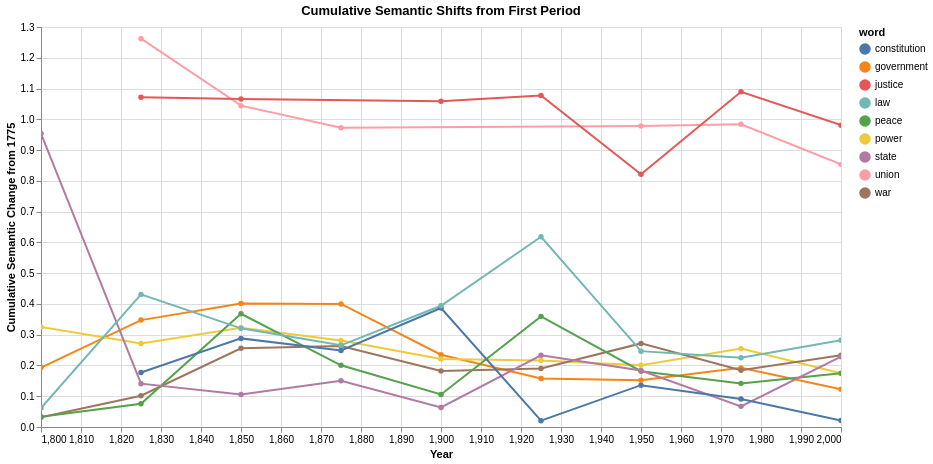

Notebook cell for this chart:
### Code cell
shift_data = []
# Use first period as reference
base_period = periods[0]
base_model = models[base_period]

for current_period in periods[1:]:
    current_model = models[current_period]
    aligner = ProcrustesAligner()
    metrics = aligner.fit(
        base_model.embeddings,
        current_model.embeddings,
        base_model.vocabulary,
        current_model.vocabulary,
    )

    for word in target_words:
        shift = word_shift(aligner, word, base_model.embeddings, current_model.embeddings)
        if shift is not None:
            shift_data.append(
                {"period": current_period, "word": word, "cumulative_shift": shift}
            )

df_cumulative = pd.DataFrame(shift_data)
df_cumulative["year"] = df_cumulative["period"].apply(lambda x: int(x.split("-")[0]))

cumulative_timeline = (
    alt.Chart(df_cumulative)
    .mark_line(point=True)
    .encode(
        x=alt.X("year:Q", title="Year"),
        y=alt.Y("cumulative_shift:Q", title="Cumulative Semantic Change from 1775"),
        color="word:N",
        tooltip=["word", "year", "cumulative_shift"],
    )
    .properties(
        width=800, height=400, title="Cumulative Semantic Shifts from First Period"
    )
    .interactive()
)

cumulative_timeline

### Figure 1 — Vega-Lite specification as saved in the notebook (floating-point values rounded to 4 significant figures)
{"config": {"view": {"continuousWidth": 300, "continuousHeight": 300}}, "data": {"name": "data-f69c17782fb262a58a532ae56bf05e06"}, "mark": {"type": "line", "point": true}, "encoding": {"color": {"field": "word", "type": "nominal"}, "tooltip": [{"field": "word", "type": "nominal"}, {"field": "year", "type": "quantitative"}, {"field": "cumulative_shift", "type": "quantitative"}], "x": {"field": "year", "title": "Year", "type": "quantitative"}, "y": {"field": "cumulative_shift", "title": "Cumulative Semantic Change from 1775", "type": "quantitative"}}, "height": 400, "params": [{"name": "param_1e9efca18e7a2868", "select": {"type": "interval", "encodings": ["x", "y"]}, "bind": "scales"}], "title": "Cumulative Semantic Shifts from First Period", "width": 800, "$schema": "https://vega.github.io/schema/vega-lite/v6.1.0.json", "datasets": {"data-f69c17782fb262a58a532ae56bf05e06": [{"period": "1800-1824", "word": "government", "cumulative_shift": 0.193, "year": 1800}, {"period": "1800-1824", "word": "power", "cumulative_shift": 0.325, "year": 1800}, {"period": "1800-1824", "word": "war", "cumulative_shift": 0.03129, "year": 1800}, {"period": "1800-1824", "word": "peace", "cumulative_shift": 0.0333, "year": 1800}, {"period": "1800-1824", "word": "state", "cumulative_shift": 0.9535, "year": 1800}, {"period": "1800-1824", "word": "law", "cumulative_shift": 0.06139, "year": 1800}, {"period": "1825-1849", "word": "government", "cumulative_shift": 0.3475, "year": 1825}, {"period": "1825-1849", "word": "power", "cumulative_shift": 0.2714, "year": 1825}, {"period": "1825-1849", "word": "war", "cumulative_shift": 0.1016, "year": 1825}, {"period": "1825-1849", "word": "peace", "cumulative_shift": 0.07543, "year": 1825}, {"period": "1825-1849", "word": "union", "cumulative_shift": 1.262, "year": 1825}, {"period": "1825-1849", "word": "state", "cumulative_shift": 0.1408, "year": 1825}, {"period": "1825-1849", "word": "constitution", "cumulative_shift": 0.1774, "year": 1825}, {"period": "1825-1849", "word": "justice", "cumulative_shift": 1.072, "year": 1825}, {"period": "1825-1849", "word": "law", "cumulative_shift": 0.431, "year": 1825}, {"period": "1850-1874", "word": "government", "cumulative_shift": 0.4017, "year": 1850}, {"period": "1850-1874", "word": "power", "cumulative_shift": 0.3223, "year": 1850}, {"period": "1850-1874", "word": "war", "cumulative_shift": 0.2558, "year": 1850}, {"period": "1850-1874", "word": "peace", "cumulative_shift": 0.3678, "year": 1850}, {"period": "1850-1874", "word": "union", "cumulative_shift": 1.044, "year": 1850}, {"period": "1850-1874", "word": "state", "cumulative_shift": 0.1055, "year": 1850}, {"period": "1850-1874", "word": "constitution", "cumulative_shift": 0.288, "year": 1850}, {"period": "1850-1874", "word": "justice", "cumulative_shift": 1.066, "year": 1850}, {"period": "1850-1874", "word": "law", "cumulative_shift": 0.3207, "year": 1850}, {"period": "1875-1899", "word": "government", "cumulative_shift": 0.3999, "year": 1875}, {"period": "1875-1899", "word": "power", "cumulative_shift": 0.2812, "year": 1875}, {"period": "1875-1899", "word": "war", "cumulative_shift": 0.2633, "year": 1875}, {"period": "1875-1899", "word": "peace", "cumulative_shift": 0.2005, "year": 1875}, {"period": "1875-1899", "word": "union", "cumulative_shift": 0.9725, "year": 1875}, {"period": "1875-1899", "word": "state", "cumulative_shift": 0.1503, "year": 1875}, {"period": "1875-1899", "word": "constitution", "cumulative_shift": 0.2485, "year": 1875}, {"period": "1875-1899", "word": "law", "cumulative_shift": 0.2654, "year": 1875}, {"period": "1900-1924", "word": "government", "cumulative_shift": 0.235, "year": 1900}, {"period": "1900-1924", "word": "power", "cumulative_shift": 0.2211, "year": 1900}, {"period": "1900-1924", "word": "war", "cumulative_shift": 0.1818, "year": 1900}, {"period": "1900-1924", "word": "peace", "cumulative_shift": 0.1059, "year": 1900}, {"period": "1900-1924", "word": "state", "cumulative_shift": 0.06373, "year": 1900}, {"period": "1900-1924", "word": "constitution", "cumulative_shift": 0.3867, "year": 1900}, {"period": "1900-1924", "word": "justice", "cumulative_shift": 1.058, "year": 1900}, {"period": "1900-1924", "word": "law", "cumulative_shift": 0.3941, "year": 1900}, {"period": "1925-1949", "word": "government", "cumulative_shift": 0.1575, "year": 1925}, {"period": "1925-1949", "word": "power", "cumulative_shift": 0.2161, "year": 1925}, {"period": "1925-1949", "word": "war", "cumulative_shift": 0.1902, "year": 1925}, {"period": "1925-1949", "word": "peace", "cumulative_shift": 0.3596, "year": 1925}, {"period": "1925-1949", "word": "state", "cumulative_shift": 0.233, "year": 1925}, {"period": "1925-1949", "word": "constitution", "cumulative_shift": 0.02053, "year": 1925}, {"period": "1925-1949", "word": "justice", "cumulative_shift": 1.077, "year": 1925}, {"period": "1925-1949", "word": "law", "cumulative_shift": 0.6184, "year": 1925}, {"period": "1950-1974", "word": "government", "cumulative_shift": 0.1523, "year": 1950}, {"period": "1950-1974", "word": "power", "cumulative_shift": 0.2006, "year": 1950}, {"period": "1950-1974", "word": "war", "cumulative_shift": 0.2717, "year": 1950}, {"period": "1950-1974", "word": "peace", "cumulative_shift": 0.1813, "year": 1950}, {"period": "1950-1974", "word": "union", "cumulative_shift": 0.9784, "year": 1950}, {"period": "1950-1974", "word": "state", "cumulative_shift": 0.1838, "year": 1950}, {"period": "1950-1974", "word": "constitution", "cumulative_shift": 0.136, "year": 1950}, {"period": "1950-1974", "word": "justice", "cumulative_shift": 0.8215, "year": 1950}, {"period": "1950-1974", "word": "law", "cumulative_shift": 0.2465, "year": 1950}, {"period": "1975-1999", "word": "government", "cumulative_shift": 0.1922, "year": 1975}, {"period": "1975-1999", "word": "power", "cumulative_shift": 0.2547, "year": 1975}, {"period": "1975-1999", "word": "war", "cumulative_shift": 0.1843, "year": 1975}, {"period": "1975-1999", "word": "peace", "cumulative_shift": 0.1418, "year": 1975}, {"period": "1975-1999", "word": "union", "cumulative_shift": 0.9841, "year": 1975}, {"period": "1975-1999", "word": "state", "cumulative_shift": 0.06706, "year": 1975}, {"period": "1975-1999", "word": "constitution", "cumulative_shift": 0.09109, "year": 1975}, {"period": "1975-1999", "word": "justice", "cumulative_shift": 1.089, "year": 1975}, {"period": "1975-1999", "word": "law", "cumulative_shift": 0.2253, "year": 1975}, {"period": "2000-2024", "word": "government", "cumulative_shift": 0.1229, "year": 2000}, {"period": "2000-2024", "word": "power", "cumulative_shift": 0.1747, "year": 2000}, {"period": "2000-2024", "word": "war", "cumulative_shift": 0.233, "year": 2000}, {"period": "2000-2024", "word": "peace", "cumulative_shift": 0.1747, "year": 2000}, {"period": "2000-2024", "word": "union", "cumulative_shift": 0.8534, "year": 2000}, {"period": "2000-2024", "word": "state", "cumulative_shift": 0.2283, "year": 2000}, {"period": "2000-2024", "word": "constitution", "cumulative_shift": 0.02113, "year": 2000}, {"period": "2000-2024", "word": "justice", "cumulative_shift": 0.9809, "year": 2000}, {"period": "2000-2024", "word": "law", "cumulative_shift": 0.2823, "year": 2000}]}}
